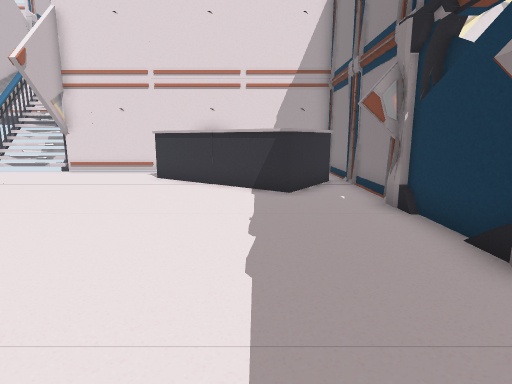
View 1 (above)

21 first-person views from a walk through a Unity game level. The camera is 1.5 m above the floor, tilts 10° down and sees 80° across. Doors are open. The floor is counted in squares, 1 m on a side. Each view is taken from the middle of a square. On the plan, view 1 faces up. The plan holds only what a view shows up to about 15 squares ahead; the rest is blank. The place goes on beyond the plan. The player is left out. Some animated figures are not drawn.

View 2
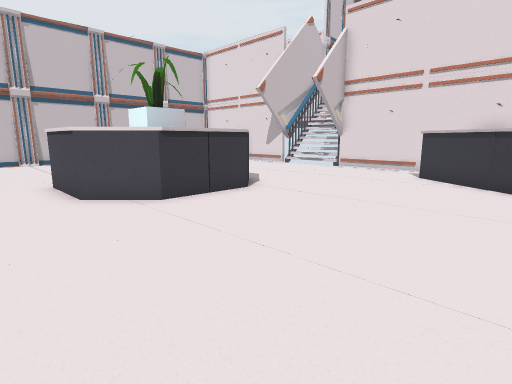

View 3
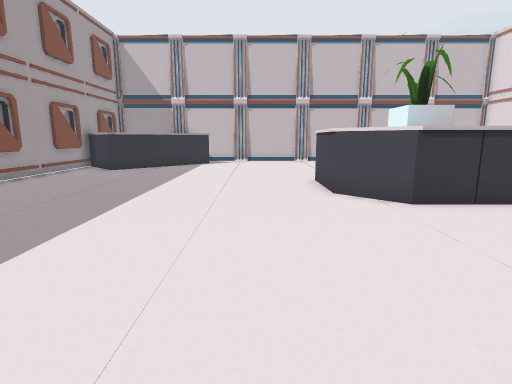

View 4
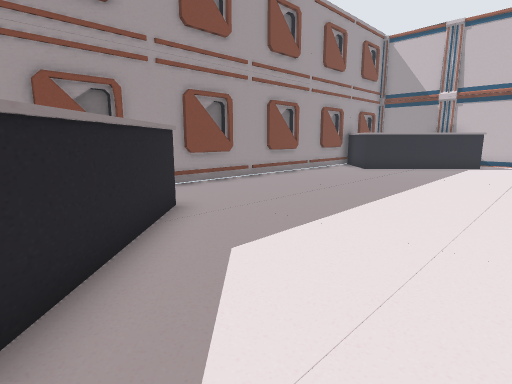

View 5
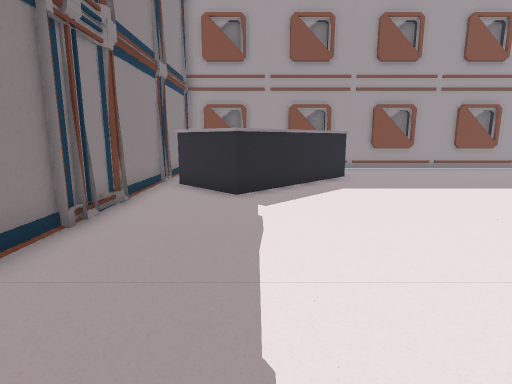

View 6
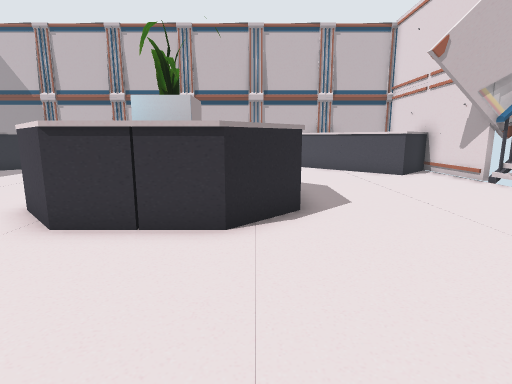

View 7
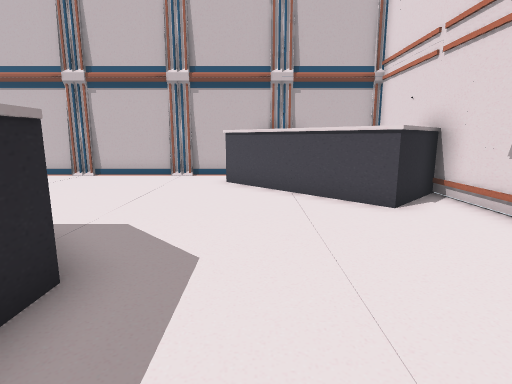

View 8
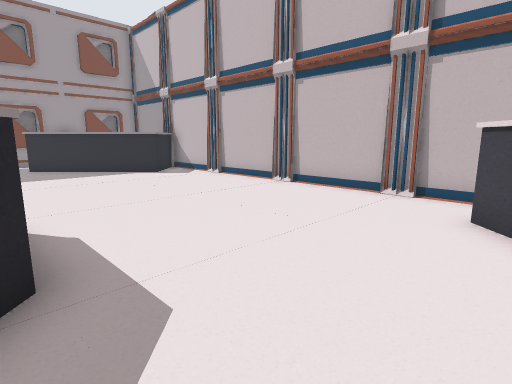

View 9
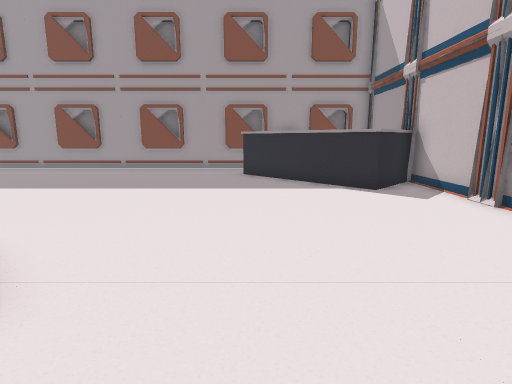

View 10
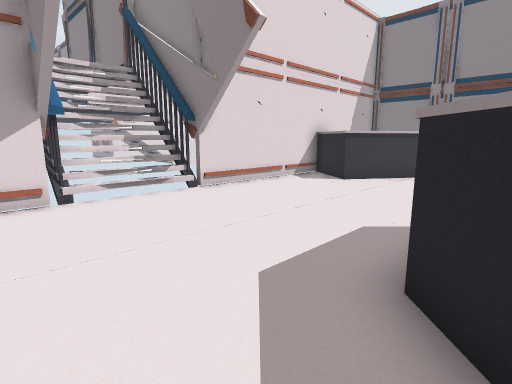

View 11
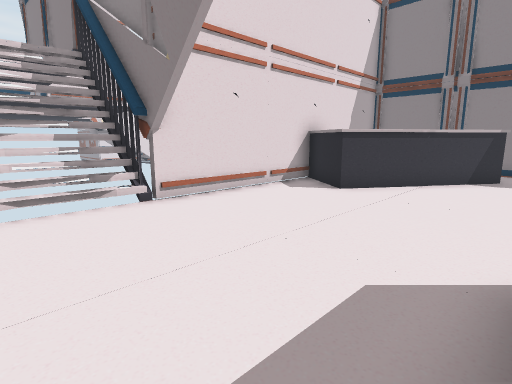

View 12
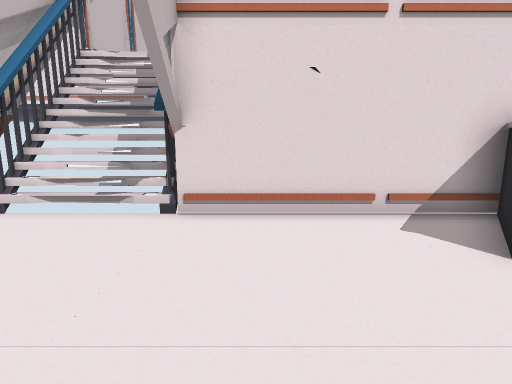

View 13
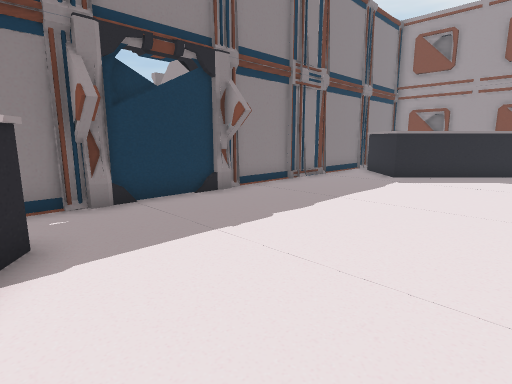

View 14
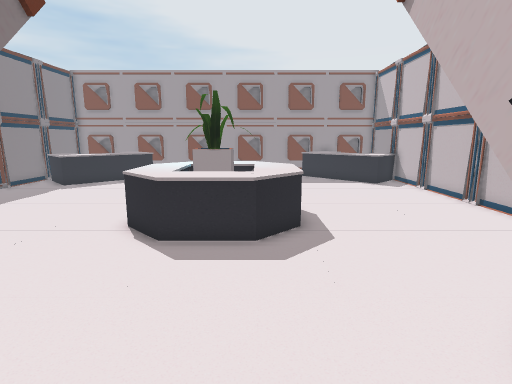

View 15
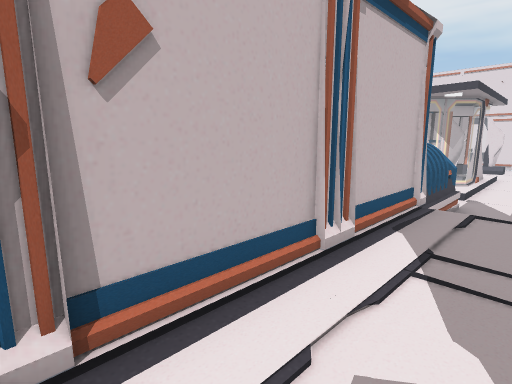

View 16
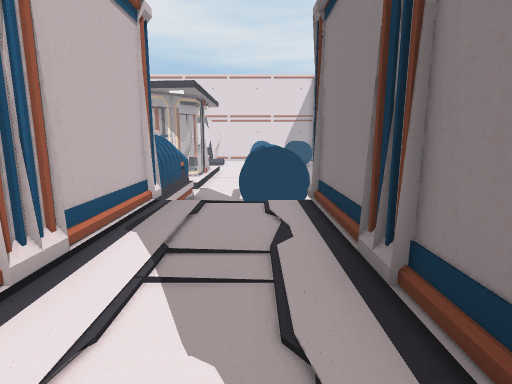

View 17
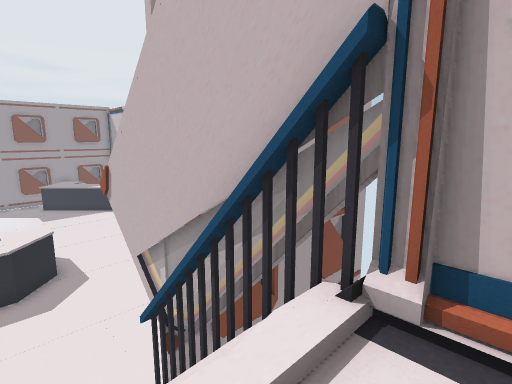

View 18
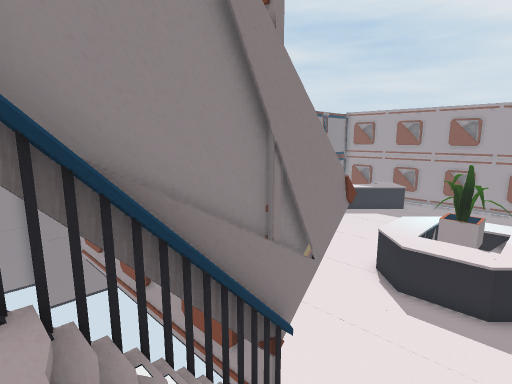

View 19
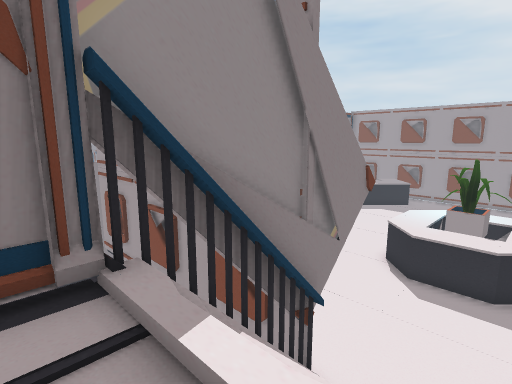

View 20
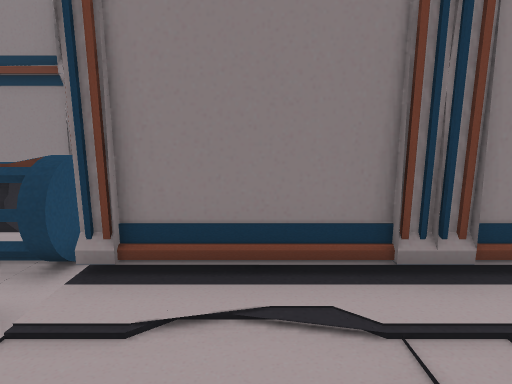

View 21
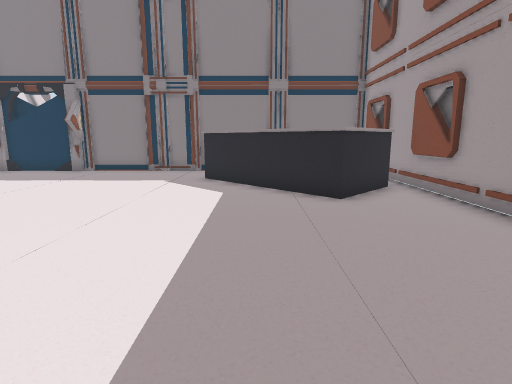

### Floor plan
Key: @ floor where view 1 was taken; # wall or solid block; x gap in a wall; . main floor; : floor 3.75 m higher than the main floor; + floor 4 m higher than the main floor; / step, stairs or slope; = window, fence, low wall or low ledge; ^ raised ledge; v drop or lower ground; C cabinet; P plant.
Columns run from 21 left of view 1 to 4 right of it. Each row starts with its distance up from view 1.
 28         #v   v==v
 27         #v ^^v^
 26         #xvvv
 25         #+::+#
 24         #+::+##
 23         #+::+#
 22         #+::+#
 21         #+::+#
 20         #+::+#
 19         #+::+#
 18         #///#=
 17         =#//##
 16         ##//#
 15         ##//##
 14  #########//#############
 13      C............CC    #
 12       C..........CC     #
 11      C............CC   C#
 10     C..............CC  C##
  9    C.................CC..#
  8 #.C......................#
  7 #.........CCC...........##
  6 #........CCCCC..........##
  5 #........CCPPCC..........#
  4 #........CCPPCC.........##
  3 #........CCPPCC.........##
  2 #........CC  C...........#
  1 #.........CCC............#
  0 #....................@..##
 -1 #.......................#
 -2 #.......................##
 -3 #....................C...#
 -4 #.CC.................CC..#
 -5 #CCCC...............C  C.#
 -6  C  CC.............C    ##
 -7      CC...........C     #
 -8       C...........CC    #
 -9       .............C
-10       ################

Where each view was taken, in squares from view 1:
view 1: 0 up, 0 right, facing up
view 2: 1 down, 0 right, facing up-left
view 3: 1 down, 0 right, facing left
view 4: 1 down, 0 right, facing down-left
view 5: 5 up, 0 right, facing down
view 6: 6 up, 2 left, facing left
view 7: 9 up, 8 left, facing left
view 8: 9 up, 12 left, facing down-left
view 9: 5 up, 15 left, facing down
view 10: 6 up, 14 left, facing up-right
view 11: 7 up, 12 left, facing up-right
view 12: 8 up, 7 left, facing up
view 13: 9 up, 4 left, facing down-right
view 14: 15 up, 11 left, facing down
view 15: 18 up, 10 left, facing up-left
view 16: 19 up, 10 left, facing up
view 17: 19 up, 10 left, facing down-left
view 18: 18 up, 12 left, facing down-right
view 19: 19 up, 12 left, facing down-right
view 20: 24 up, 12 left, facing right
view 21: 5 down, 11 left, facing right
